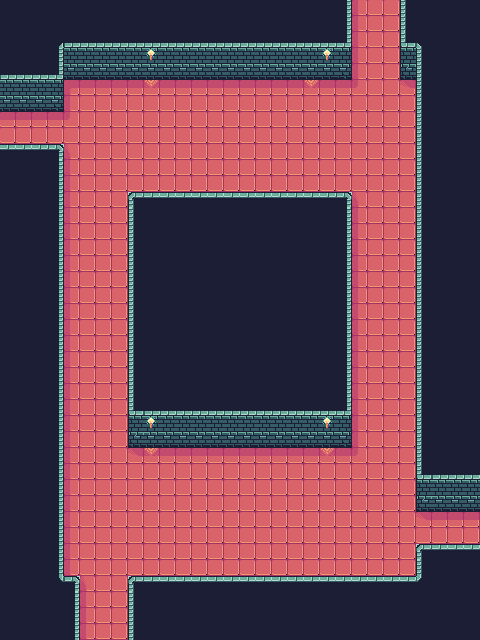

Tiled map render using the project's own tile images. Description and the map definition, with tile-layer contents summarised, below:
An orthogonal 30x40 tile map with 16x16 px tiles, 2 tile layers (prototype, base) and 4 objects (north_exit, west_exit, east_exit, south_exit).

<map version="1.10" tiledversion="1.10.2" orientation="orthogonal" renderorder="right-down" width="30" height="40" tilewidth="16" tileheight="16" infinite="0" nextlayerid="19" nextobjectid="21">
 <tileset firstgid="1" source="../FaerieForest_PetricakeGamesTSX.tsx" />
 <layer id="1" name="prototype" width="30" height="40">
  <data>[1200 cells, 1200 non-empty, 4 distinct tile ids]</data>
 </layer>
 <layer id="18" name="base" width="30" height="40">
  <data>[1200 cells, 1200 non-empty, 28 distinct tile ids]</data>
 </layer>
 <objectgroup id="17" name="objects_01">
  <object id="17" name="north_exit" x="376" y="2.25">
   <point />
  </object>
  <object id="18" name="west_exit" x="1.25" y="128.25">
   <point />
  </object>
  <object id="19" name="east_exit" x="479.25" y="528.75">
   <point />
  </object>
  <object id="20" name="south_exit" x="104.5" y="639.5">
   <point />
  </object>
 </objectgroup>
</map>
